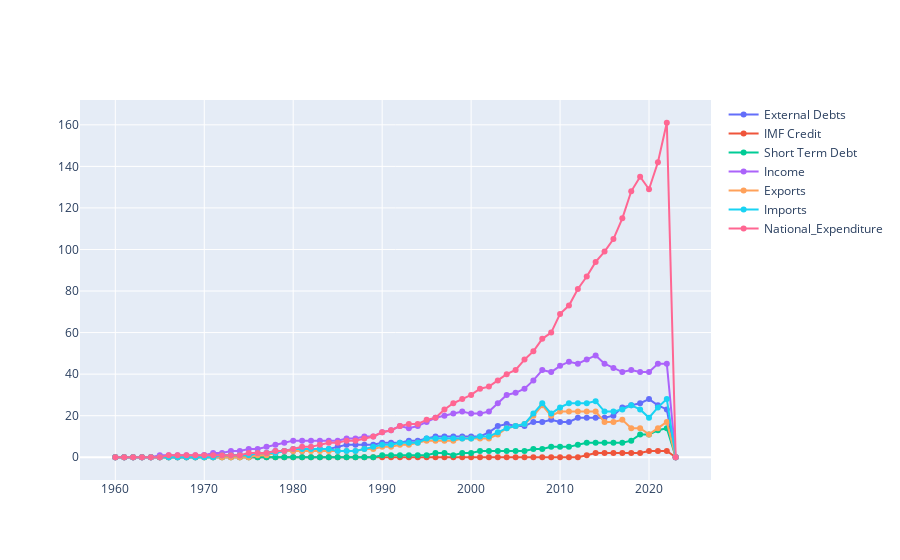

Notebook code for this chart:
### Code cell
fig = go.Figure()
fig.add_trace(go.Scatter(x=df['date'], y=df['External_Debts'],mode='lines+markers', name='External Debts'))
fig.add_trace(go.Scatter(x=df['date'], y=df['IMF_Credit'], mode='lines+markers', name='IMF Credit'))
fig.add_trace(go.Scatter(x=df['date'], y=df['Short_term_debt'], mode='lines+markers', name='Short Term Debt'))
fig.add_trace(go.Scatter(x=df['date'], y=df['Gross_income'], mode='lines+markers', name='Income'))
fig.add_trace(go.Scatter(x=df['date'], y=df['Exports'], mode='lines+markers', name='Exports'))
fig.add_trace(go.Scatter(x=df['date'], y=df['Imports'], mode='lines+markers', name='Imports'))
fig.add_trace(go.Scatter(x=df['date'], y=df['National_Expenditure'], mode='lines+markers', name='National_Expenditure'))

fig.show()
